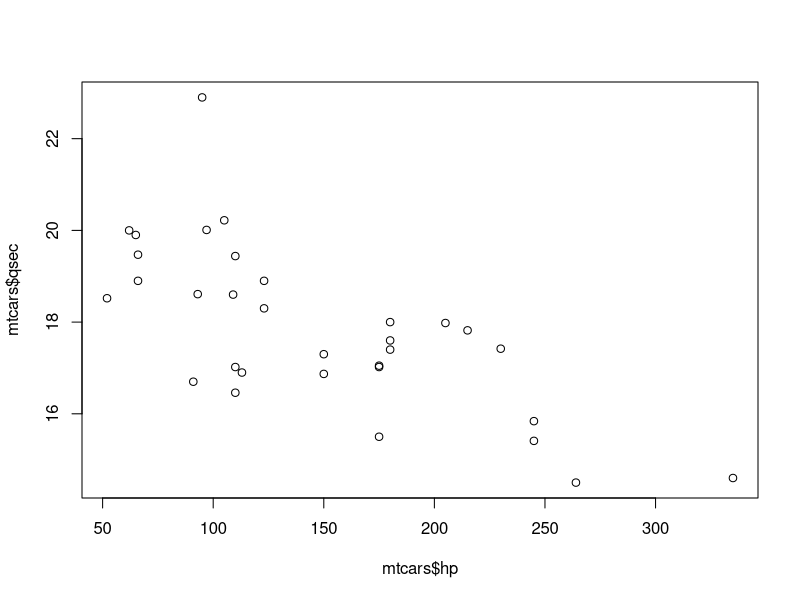
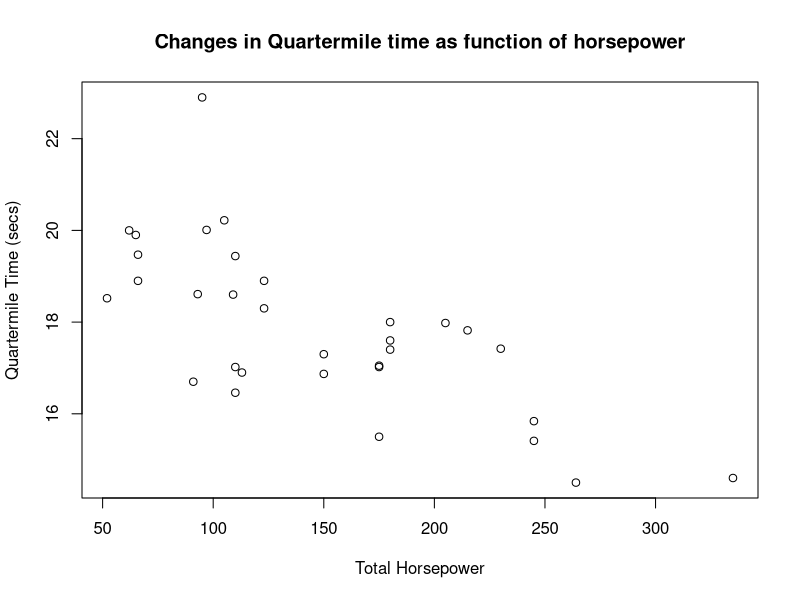
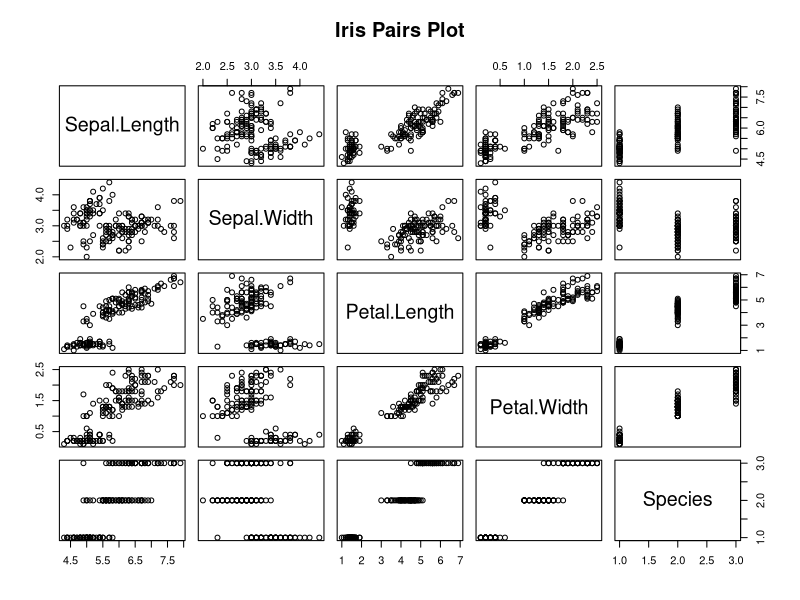
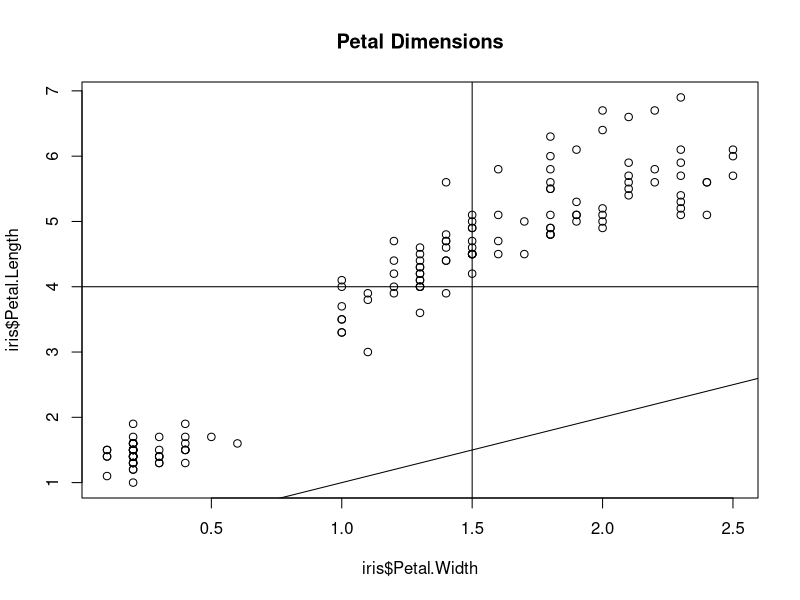
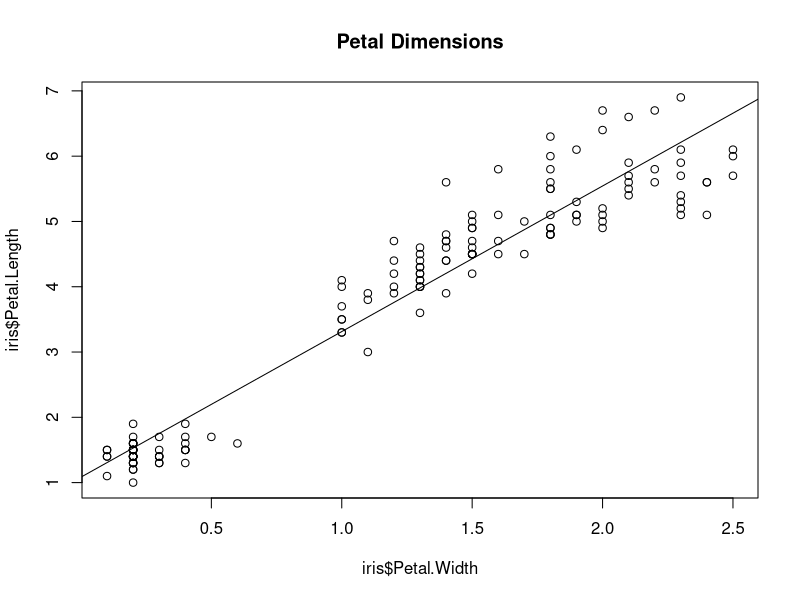
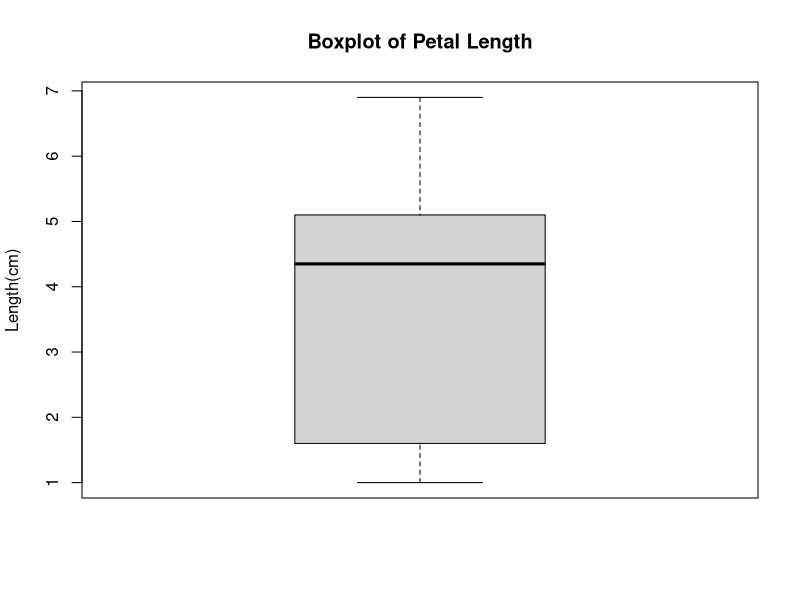
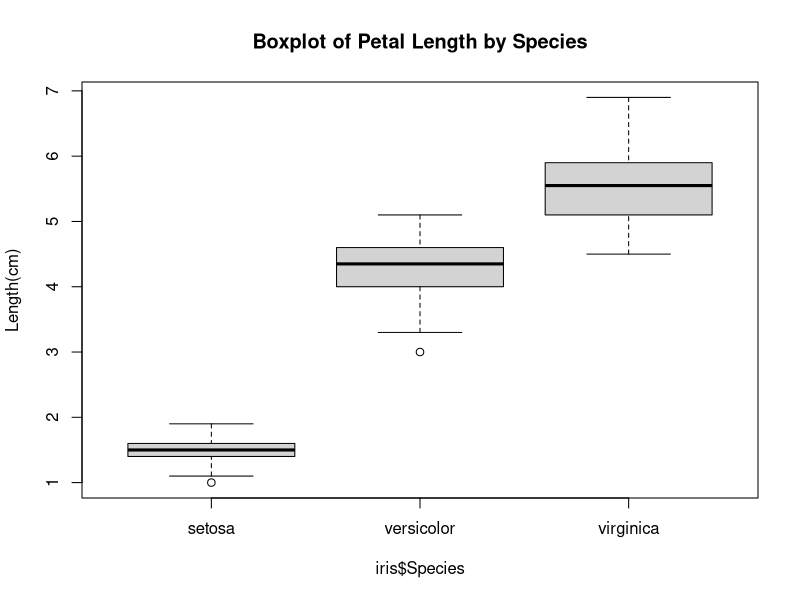
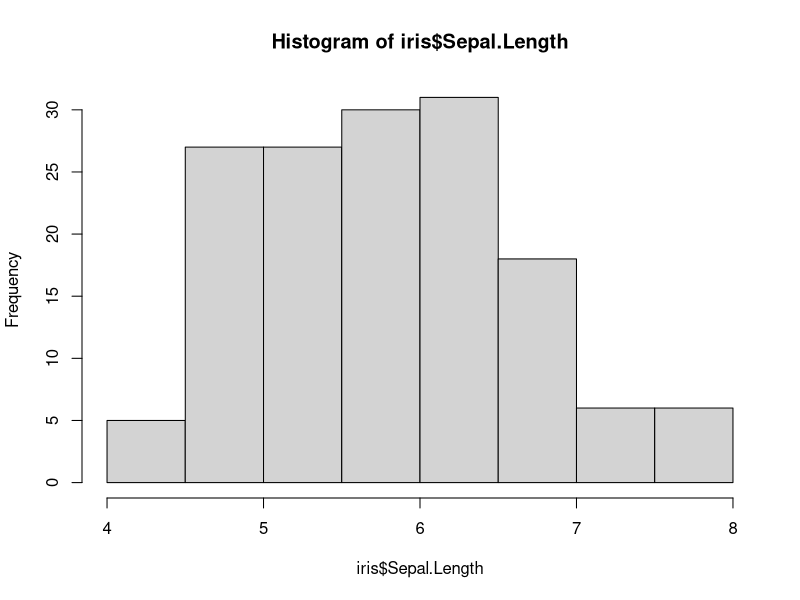

Source code (R) for these figures, in order:
## ---- chunk 1
pageNumber <- 5

library(knitr)
titles <- c("00 Before the Workshop","A. Introduction", 
            "B. Get", "C. Clean", "D. Explore",
             "E. Analyze Base", "F. Analyze Packages", "G. Visualize",
             "H. Repeat and Reproduce", "I. Parting Thoughts")

pages <- paste0(c("1_Before-The-Workshop","A_Introduction", "B_Get", "C_Clean", "D_Explore",
             "E_Analyze", "F_Analyze", "G_Visualize",
             "H_Repeat-Reproduce", "I_Parting-Thoughts-and-Extra-Materials"),
             ".html")
markdownToPrint <- paste0("[",titles,"](",pages,")")

dfPages <- data.frame(titles,pages,markdownToPrint,stringsAsFactors = FALSE)

directions <- dfPages$markdownToPrint[c(pageNumber-1,pageNumber+1)]
directions <- c(directions[1],"-----------------------",directions[2])
kable(t(directions))
## ---- chunk 2
summary(iris)
## ---- chunk 3
range(iris$Petal.Length)
## ---- chunk 4
IQR(iris$Sepal.Width)
## ---- chunk 5
quantile(iris$Sepal.Length)
## ---- chunk 6
quantile(iris$Sepal.Length, probs=(c(0.025,0.975)))
## ---- chunk 7

## ---- chunk 8
plot(mtcars$hp,mtcars$qsec)
## ---- chunk 9
plot(mtcars$hp,mtcars$qsec,main="Changes in Quartermile time as function of horsepower",
     xlab="Total Horsepower",ylab="Quartermile Time (secs)")
## ---- chunk 10
plot(iris, main="Iris Pairs Plot")
## ---- chunk 11
plot(iris$Petal.Width,iris$Petal.Length, main="Petal Dimensions")
#horizontal line at specified y value
abline(h=4)
#a vertical line
abline(v=1.5)
#Line with a slope and intercept
abline(0,1)
## ---- chunk 12
plot(iris$Petal.Width,iris$Petal.Length, main="Petal Dimensions")
#abline accepts a liner model object as input
#linear model is done with lm, and uses a formula as input
abline(lm(Petal.Length~Petal.Width,data=iris))
## ---- chunk 13
boxplot(iris$Petal.Length, main="Boxplot of Petal Length",ylab="Length(cm)")
## ---- chunk 14
boxplot(iris$Petal.Length~iris$Species, main="Boxplot of Petal Length by Species",ylab="Length(cm)")
## ---- chunk 15
hist(iris$Sepal.Length)
hist(airquality$Temp,breaks=10)
## ---- chunk 16
aq_temp_ecdf<-ecdf(airquality$Temp)
plot(aq_temp_ecdf)
## ---- chunk 17

## ---- chunk 18
kable(t(directions))

